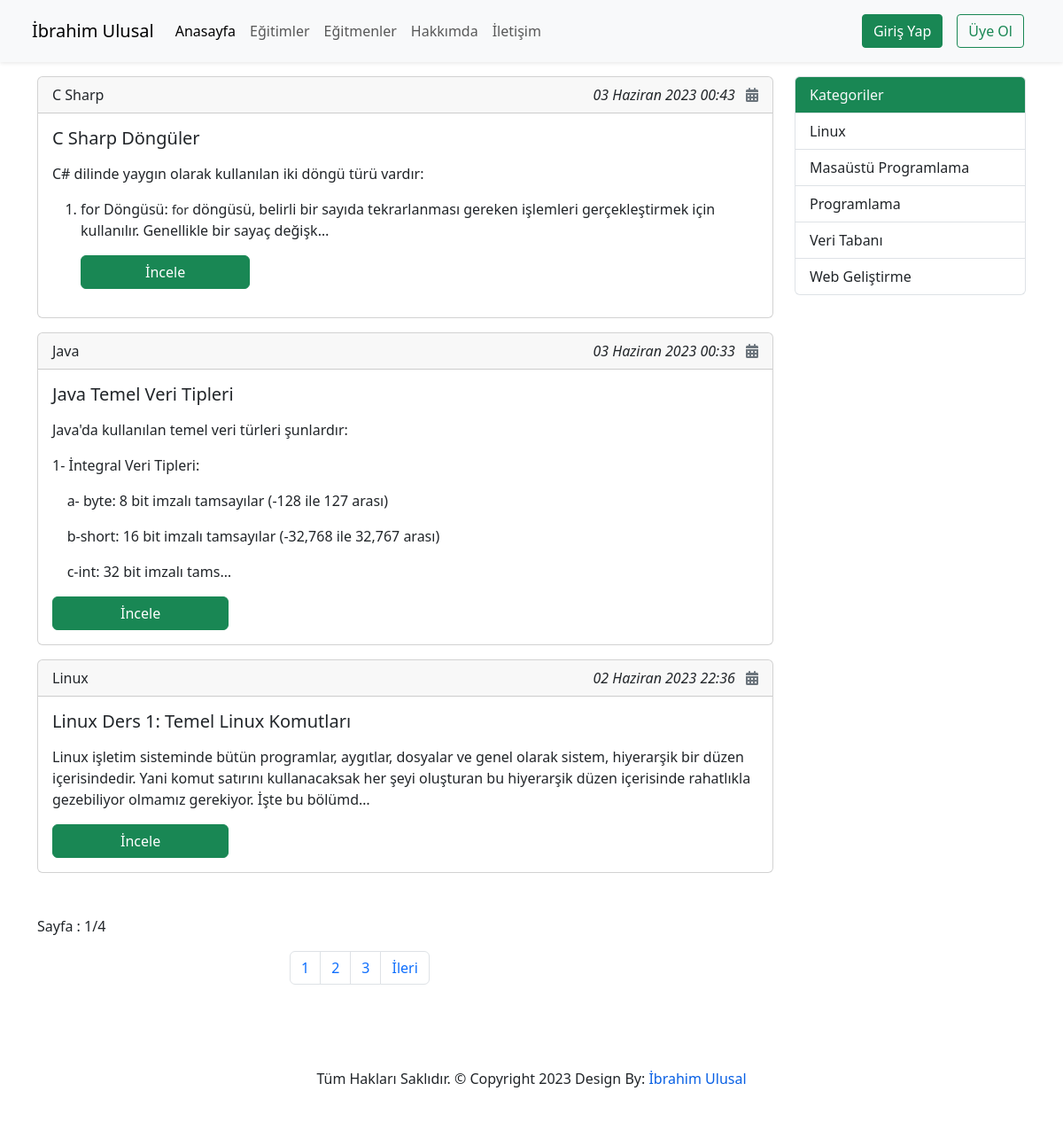
The page / on the database its author committed.
### courses/Models/CourseData.py (models this page shows, shortened)
class CourseData(models.Model):
    name = models.ForeignKey(CourseName,on_delete=models.CASCADE)
    title = models.CharField(max_length=50)
    description = RichTextUploadingField()
    date = models.DateTimeField(auto_now_add=True)
    slug = models.SlugField(unique=True,editable=False)

### courses/Models/CourseName.py (models this page shows, shortened)
class CourseName(models.Model):
    courseName = models.CharField(max_length=50)
    date = models.DateTimeField(auto_now_add=True)
    slug = models.SlugField(unique=True,editable=False)

### courses/Models/Category.py (models this page shows, shortened)
class Category(models.Model):
    categoryName = models.CharField(max_length=50)
    date = models.DateTimeField(auto_now_add=True)
    slug = models.SlugField(unique=True,editable=False)

### pages/views.py (the view)
# urls.py: path('',views.index,name="home"),
def index(request):
    courseList = CourseData.objects.all().order_by('-id')
    paginator = Paginator(courseList,3)
    page_number = request.GET.get("page")
    page_obj = paginator.get_page(page_number)
    context = {
        'categories':Category.objects.all().order_by('categoryName'),
        'page_obj':page_obj,
        }
    return render(request,'pagesAppFiles/index.html',context=context)

### templates/pagesAppFiles/index.html (shortened to what this page needs)
{% extends 'partials/_base.html'%}
{% block content %}
<div class="container mt-3">
    <div class="row">
      <div class="col-sm-9">
        {% for data in page_obj.object_list %}
          <div class="card mb-3">
            <div class="card-header">
              {{ data.name.courseName|title }}
              <span class="float-end" style="font-style: italic;">{{ data.date }} <i class="fa-solid fa-calendar-days ms-2 text-secondary"></i></span>
            </div>
            <div class="card-body">
              <h5 class="card-title"> <a href="{% url 'course-data-details' data.id  %}" class="text-decoration-none text-dark">{{ data.title|title }} </a></h5>
                  <p class="card-text">
                    {{ data.description|safe|truncatechars:310 }}
                  </p>
                  <a href="{% url 'course-data-details' data.id  %}" class="btn btn-success float-right w-25">İncele</a>
            </div>
          </div>
          {% endfor %}
          <div class="row my-5">
            <p>Sayfa : {{ page_obj.number }}/{{ page_obj.paginator.num_pages }}</p>
            <div class="col-md-4 offset-md-4">
              <nav aria-label="Page navigation example">
                <ul class="pagination">
                    {% if page_obj.paginator.num_pages >= 3 %}
                  <li class="page-item"><a href="?page=1" class="page-link">1</a></li>
                  <li class="page-item"><a class="page-link" href="?page=2">2</a></li>
                  <li class="page-item"><a class="page-link" href="?page=3">3</a></li>
                  {% endif %}
                  {% if page_obj.has_next %}
                    <li class="page-item"><a class="page-link" href="?page={{ page_obj.next_page_number }}">İleri</a></li>
                    {% endif %}
                </ul>
              </nav>
            </div>
          </div>
      </div>
      <div class="col-sm-3">
        <div class="list-group">
          <li class="list-group-item list-group-item-action bg-success text-light">
            Kategoriler
          </li>
          {% for category in categories %}
          <a href="{% url 'categories' category.slug %}" class="list-group-item list-group-item-action"> {{ category.categoryName|title }} </a>
          {% endfor %}
        </div>
      </div>
    </div>
</div>
{% endblock %}

### templates/partials/_base.html (shortened to what this page needs)
{% load static %}
<!DOCTYPE html>
<html lang="en">
<head>
    <link rel="stylesheet" href="https://cdnjs.cloudflare.com/ajax/libs/font-awesome/6.4.0/css/all.min.css" />
    <link rel="stylesheet" href="{% static 'css/style.css' %}">
    <link rel="stylesheet" href="https://cdn.jsdelivr.net/npm/bootstrap@5.3.0/dist/css/bootstrap.min.css">
    <link rel="stylesheet" href="{% static 'css/dark.min.css' %}">
</head>
<body>
    {% include 'partials/_navbar.html' %}
    {% block content %} {% endblock %}
    {% include 'partials/_footer.html' %}
</body>
</html>

### templates/partials/_navbar.html (shortened to what this page needs)
 <nav class="navbar navbar-expand-lg navbar-light bg-light sticky-top shadow-sm px-4">
  <div class="container-fluid">
    <a class="navbar-brand" href="{% url 'home' %}">İbrahim Ulusal</a>
    <div class="collapse navbar-collapse justify-content-between" id="navbarSupportedContent">
      <ul class="navbar-nav mb-2 mb-lg-0">
        <li class="nav-item">
          <a class="nav-link {% if '/' in request.path %} active {% endif %}" href="{% url 'home' %}">Anasayfa</a>
        </li>
          <li class="nav-item">
            <a class="nav-link {% if 'courses' in request.path %} active {% endif %}" href="{% url 'courses' %}">Eğitimler</a>
          </li>
        <li class="nav-item">
          <a class="nav-link {% if 'about' in request.path %} active {% endif %}" href="{% url 'about' %}">Eğitmenler</a>
        </li>
        <li class="nav-item">
          <a class="nav-link {% if 'about' in request.path %} active {% endif %}" href="{% url 'about' %}">Hakkımda</a>
        </li>
        <li class="nav-item">
          <a class="nav-link {% if 'contact' in request.path %} active {% endif %}" href="{% url 'contact' %}">İletişim</a>
        </li>
      </ul>
      {% if user.is_authenticated %}
        <ul class="navbar-nav pe-5">
          <li class="nav-item dropdown">
            <a class="nav-link dropdown-toggle" href="#" id="navbarDropdown" role="button" data-bs-toggle="dropdown" aria-expanded="false">
              {{ user.first_name|title }} {{ user.last_name|title }}
            </a>
            <ul class="dropdown-menu" aria-labelledby="navbarDropdown">
              <li><a class="dropdown-item btn btn-success" href="{% url 'dashboard' %}"> <i class="fa-solid fa-user me-2"></i>  Profil</a></li>
              <li><hr class="dropdown-divider"></li>
              <li><a class="dropdown-item btn btn-success" href="{% url 'logout' %}"><i class="fa-solid fa-right-from-bracket me-2"></i> Çıkış Yap </a></li>
            </ul>
          </li>
        </ul>
      {% else %}
        <ul class="navbar-nav">
          <li class="nav-item">
            <a class="btn btn-success m-2 d-block rounded-1" href="{% url 'login' %}">Giriş Yap</a>
          </li>
          <li class="nav-item">
            <a class="btn btn-outline-success m-2 d-block rounded-1" href="{% url 'register' %}">Üye Ol</a>
          </li>
        </ul>
      {% endif %}
    </div>
  </div>
</nav>

### templates/partials/_footer.html
<footer class="bg-body text-dark">
        <p>Tüm Hakları Saklıdır. © Copyright 2023 Design By: <a href="{% url 'home' %}">İbrahim Ulusal</a></p>
</footer>

### static/css/style.css (style rules this page uses)
* { margin:0; padding:0; }
:root { --main-color : rgb(27,31,36); --text-color : rgb(255,255,255); --primary-color: rgb(7,95,228); --dark-color : rgb(35,43,53); --default-text-color : rgb(0,0,0); --yellow : rgb(245,223,78); }
html { scroll-behavior: smooth; }
body { font-size: 16px; font-family: 'Poppins',sans-serif; font-weight: normal; font-style: normal; color: var(--default-text-color); }
footer { background-color: rgb(248,249,250); color:var(--text-color); padding:30px 50px; text-align: center; }
footer p a { color: var(--primary-color); text-decoration: none; }

### rows shown on the page
CourseData: name.courseName "C Sharp", date "03 Haziran 2023 00:43", title "C Sharp Döngüler", description "C# dilinde yaygın olarak kullanılan iki döngü türü vardır: for Döngüsü: for döngüsü, belirli bir sayıda tekrarlanması gereken işlemleri gerçekleştirmek için kullanılır. Genellikle bir sayaç değişk…"
CourseData: name.courseName "Java", date "03 Haziran 2023 00:33", title "Java Temel Veri Tipleri", description "Java'da kullanılan temel veri türleri şunlardır: 1- İntegral Veri Tipleri: a- byte: 8 bit imzalı tamsayılar (-128 ile 127 arası) b-short: 16 bit imzalı tamsayılar (-32,768 ile 32,767 arası) c-int: 32 bit imzalı tams…"
CourseData: name.courseName "Linux", date "02 Haziran 2023 22:36", title "Linux Ders 1: Temel Linux Komutları", description "Linux işletim sisteminde bütün programlar, aygıtlar, dosyalar ve genel olarak sistem, hiyerarşik bir düzen içerisindedir. Yani komut satırını kullanacaksak her şeyi oluşturan bu hiyerarşik düzen içerisinde rahatlıkla gezebiliyor olmamız gerekiyor. İşte bu bölümd…"
Category: categoryName "Linux"
Category: categoryName "Masaüstü Programlama"
Category: categoryName "Programlama"
Category: categoryName "Veri Tabanı"
Category: categoryName "Web Geliştirme"

### other values the page prints
{{ page_obj.number }} "1"
{{ page_obj.paginator.num_pages }} "4"
